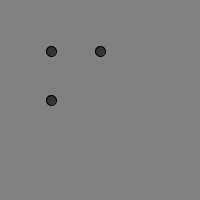
Frame 1 (no input)
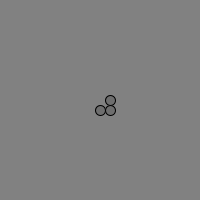
Frame 60 (the mouse pressed at the canvas centre just before this capture)
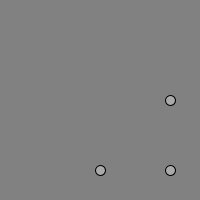
Frame 120 (the mouse held since frame 60 and released just before this capture)

The Processing sketch that drew these frames (run headless with seeded random() and noise(); from frame 60 on, the mouse is pressed at the canvas centre):

// Processing sketch: processing_113928
// ── processing_113928.pde

int diameter=10;
int positionX=50;
int Switch=0;
void setup(){
  size(200,200);
}

void draw(){
  background(129);
  if(positionX>=width-diameter/2){
    Switch=1;
  }
  if(positionX==diameter/2){
    Switch=0;
  }
      if(Switch==0){
      positionX++; //position=position+1;
}
      else{
        positionX--;
  }
  fill(positionX);
  ellipse(100,positionX,diameter,diameter);
  ellipse(positionX,100,diameter,diameter);
  ellipse(positionX,positionX,diameter,diameter);
  println(positionX);
}
